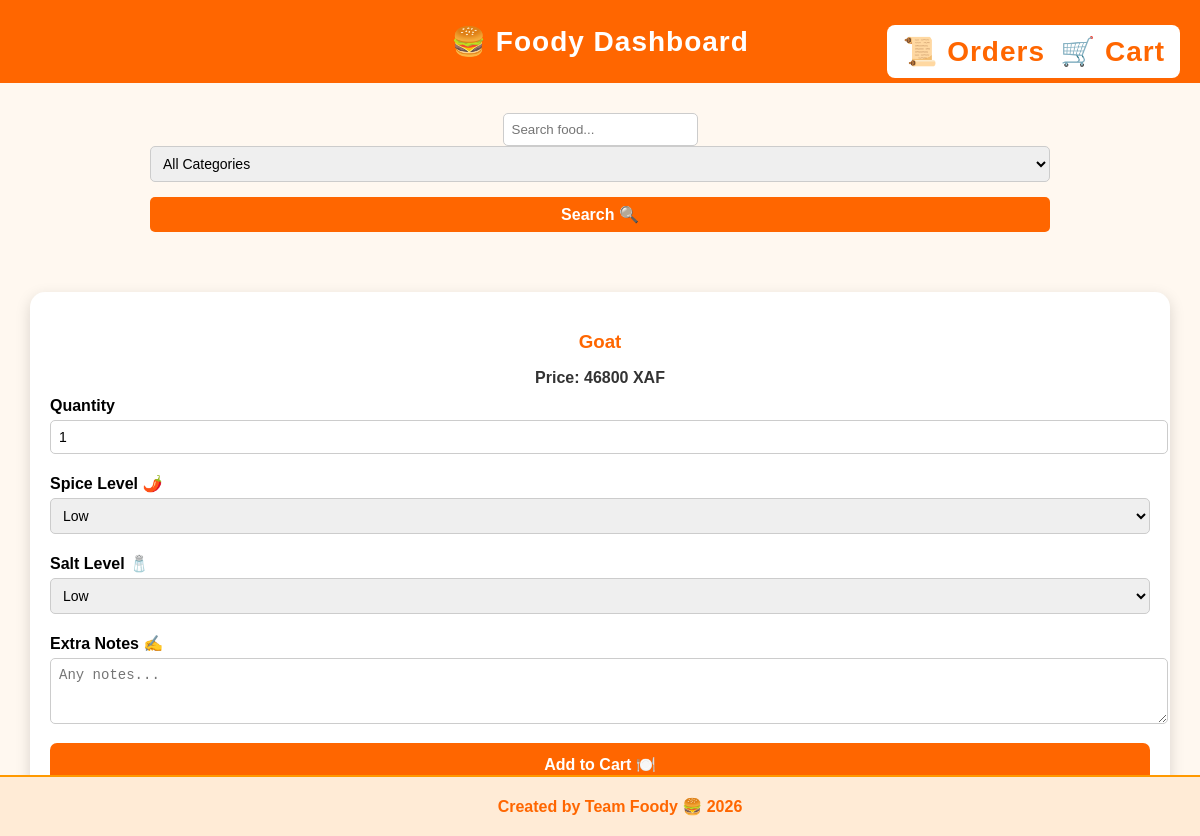
The app's page /accounts/dashboard/ (signed in), older data.
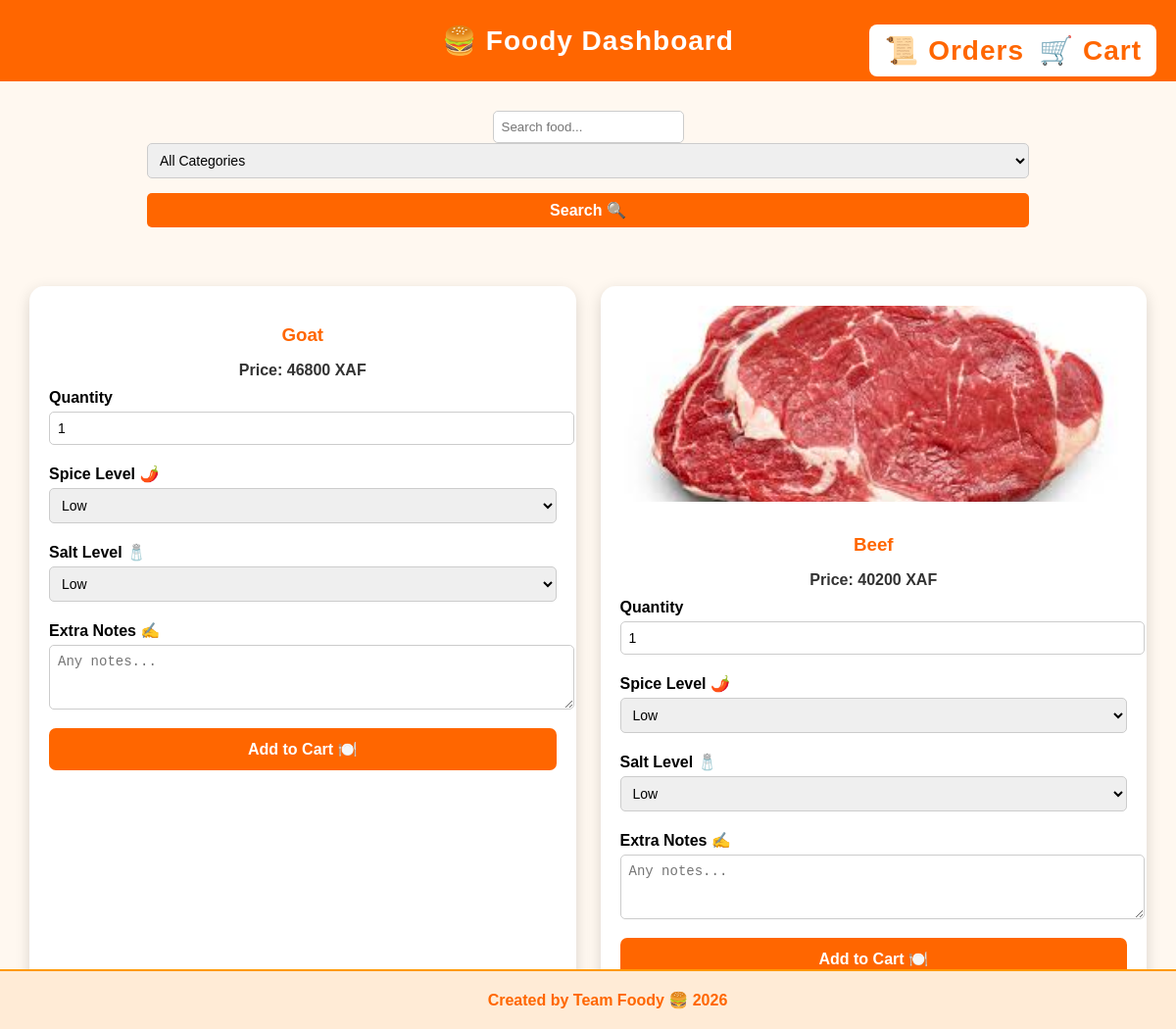
The same page, newer data.
### accounts/models.py (models this page shows, shortened)
class MenuItem(models.Model):
    CATEGORY_CHOICES = [
        ('appetizer', 'Appetizer'),
        ('main', 'Main Dish'),
        ('dessert', 'Dessert'),
        ('drink', 'Drink'),
    ]
    name = models.CharField(max_length=100)
    description = models.TextField(blank=True, null=True)
    price = models.DecimalField(max_digits=6, decimal_places=2)
    category = models.CharField(max_length=50, choices=CATEGORY_CHOICES, blank=True, null=True)
    spice_level_choices = [('Low', 'Low'), ('Medium', 'Medium'), ('Hot', 'Hot')]
    salt_level_choices = [('Low', 'Low'), ('Normal', 'Normal'), ('Extra', 'Extra')]
    default_spice = models.CharField(max_length=10, choices=spice_level_choices, default='Medium')
    default_salt = models.CharField(max_length=10, choices=salt_level_choices, default='Normal')
    image = models.ImageField(upload_to='menu_images/', blank=True, null=True)  # local images
    created_at = models.DateTimeField(auto_now_add=True)

### accounts/views.py (the view)
# urls.py: path('dashboard/', views.dashboard, name='dashboard'),
@login_required
def dashboard(request):
    menu_items = MenuItem.objects.all()
    search_query = request.GET.get('search', '').strip()
    selected_category = request.GET.get('category', '')
    if search_query:
        menu_items = menu_items.filter(name__icontains=search_query)
    if selected_category:
        menu_items = menu_items.filter(category__iexact=selected_category)
    for item in menu_items:
        item.price_xaf = item.price * XAF_RATE
    return render(request, 'dashboard.html', {
        'menu_items': menu_items,
        'search_query': search_query,
        'categories': CATEGORIES.items(),
        'selected_category': selected_category
    })

### templates/dashboard.html (shortened to what this page needs)
<!DOCTYPE html>
<html lang="en">
<head>
</head>
<body>
<header>
    🍔 Foody Dashboard
    <a href="{% url 'cart' %}" class="cart-btn cart">🛒 Cart</a>
    <a href="{% url 'order_history' %}" class="cart-btn orders">📜 Orders</a>
</header>
<div class="search-container">
    <form method="get">
        <input type="text" name="search" placeholder="Search food..." value="{{ search_query }}">
        <select name="category">
            <option value="">All Categories</option>
        </select>
        <button type="submit">Search 🔍</button>
    </form>
</div>
<div class="container">
    {% for item in menu_items %}
    <div class="card">
        {% if item.image %}
        <img src="{{ item.image.url }}" alt="{{ item.name }}" class="menu-image">
        {% endif %}
        <h3>{{ item.name }}</h3>
        <p class="price">Price: {{ item.price_xaf|floatformat:0 }} XAF</p>
        <form method="post" action="{% url 'add_to_cart' %}">
            <label>Quantity</label>
            <input type="number" name="quantity" min="1" value="1">
            <label>Spice Level 🌶️</label>
            <select name="spice_level">
                <option>Low</option>
            </select>
            <label>Salt Level 🧂</label>
            <select name="salt_level">
                <option>Low</option>
            </select>
            <label>Extra Notes ✍️</label>
            <textarea name="notes" rows="3" placeholder="Any notes..."></textarea>
            <button type="submit">Add to Cart 🍽️</button>
        </form>
    </div>
    {% empty %}
    <p style="text-align:center; width:100%;">No menu items available.</p>
    {% endfor %}
</div>
<footer>
    Created by Team Foody 🍔 2026
</footer>
</body>
</html>

Row changes from the older to the newer data that the page shows:
added MenuItem: image (picture), name "Beef", price_xaf "40200"
